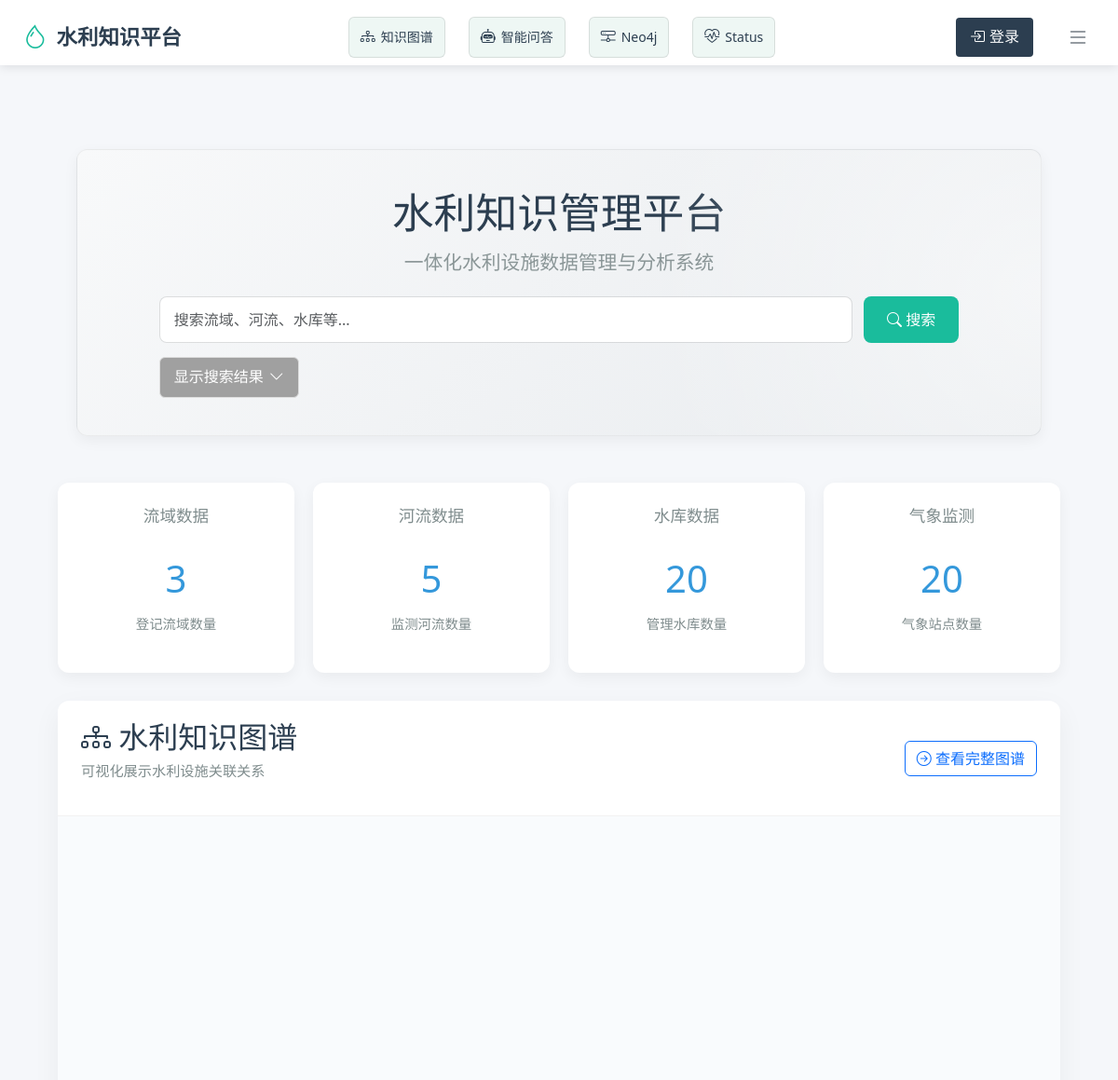
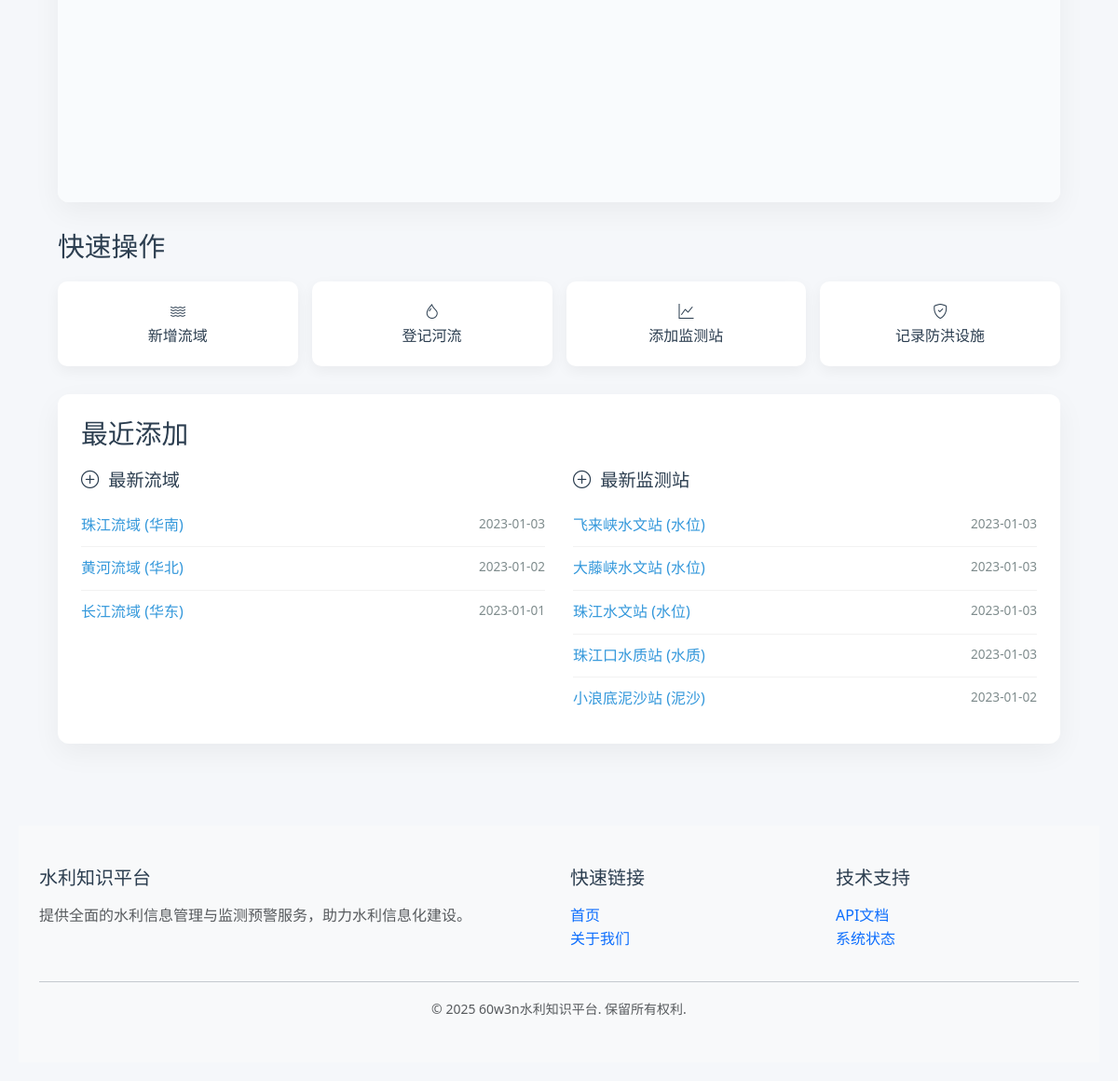
The page / on the database its author committed (2 pictures, top to bottom).
### app/models.py (models this page shows, shortened)
class Basin(db.Model):
    __tablename__ = 'basins'
    basin_id = db.Column(db.Integer, primary_key=True)
    name = db.Column(db.String(255), nullable=False)
    area = db.Column(db.Float, nullable=False)
    region = db.Column(db.String(255), nullable=False)
    created_at = db.Column(db.DateTime, default=datetime.utcnow)  # 新增字段
    created_at = db.Column(db.DateTime, default=datetime.utcnow)  # 新增字段
    rivers = db.relationship('River', back_populates='basin', cascade='all, delete-orphan')
    weather_stations = db.relationship('WeatherStation', back_populates='basin', cascade='all, delete-orphan')

class MonitoringStation(db.Model):
    __tablename__ = 'monitoring_stations'
    monitor_id = db.Column(db.Integer, primary_key=True)
    name = db.Column(db.String(255), nullable=False)
    type = db.Column(db.String(255), nullable=False)
    river_id = db.Column(db.Integer, db.ForeignKey('rivers.river_id'), nullable=True)
    reservoir_id = db.Column(db.Integer, db.ForeignKey('reservoirs.reservoir_id'), nullable=True)
    created_at = db.Column(db.DateTime, default=datetime.utcnow)  # 新增字段
    river = db.relationship('River', back_populates='monitoring_stations')
    reservoir = db.relationship('Reservoir', back_populates='monitoring_stations')

### app/routes/main.py (the view)
@main_bp.route('/')
def index():
    stats = {
        'basin_count': Basin.query.count(),
        'river_count': River.query.count(),
        'reservoir_count': Reservoir.query.count(),
        'station_count': WeatherStation.query.count(),
        'facility_count': FloodControlFacility.query.count(),
        'monitor_count': MonitoringStation.query.count()
    }
    recent_data = {
        'recent_basins': Basin.query.order_by(Basin.created_at.desc()).limit(5).all(),
        'recent_monitors': MonitoringStation.query.order_by(MonitoringStation.created_at.desc()).limit(5).all()
    }
    return render_template('index.html', **stats, **recent_data)

### app/templates/index.html (shortened to what this page needs)
{% extends "base.html" %}
{% block content %}
<link href="https://cdn.jsdelivr.net/npm/bootstrap@5.3.0/dist/css/bootstrap.min.css" rel="stylesheet">
<link rel="stylesheet" href="https://cdn.jsdelivr.net/npm/bootstrap-icons@1.10.0/font/bootstrap-icons.css">
<div class="dashboard">
<div class="dashboard">
    <section class="welcome-banner">
        <div class="welcome-content">
            <h1>水利知识管理平台</h1>
            <p class="subtitle">一体化水利设施数据管理与分析系统</p>
        </div>
        <div class="search-container">
            <div class="search-bar">
                <input type="text" id="searchInput" placeholder="搜索流域、河流、水库等..." class="form-control">
                <button onclick="searchEntities()" class="btn">
                    <i class="bi bi-search"></i> 搜索
                </button>
            </div>
            <div class="toggle-results-container">
                <button id="toggleResults" class="toggle-results-btn">
                    <span>显示搜索结果</span>
                    <i class="bi bi-chevron-down"></i>
                </button>
            </div>
        </div>
    </section>
</div>
    <div class="stats-cards">
        <div class="card">
            <h3><a href="{{ url_for('basin.list_basins') }}">流域数据</a></h3>
            <div class="stat">{{ basin_count }}</div>
            <p>登记流域数量</p>
        </div>
        <div class="card">
            <h3><a href="{{ url_for('river.list_rivers') }}">河流数据</a></h3>
            <div class="stat">{{ river_count }}</div>
            <p>监测河流数量</p>
        </div>
        <div class="card">
            <h3><a href="{{ url_for('reservoir.list_reservoirs') }}">水库数据</a></h3>
            <div class="stat">{{ reservoir_count }}</div>
            <p>管理水库数量</p>
        </div>
        <div class="card">
            <h3><a href="{{ url_for('station.list_stations') }}">气象监测</a></h3>
            <div class="stat">{{ station_count }}</div>
            <p>气象站点数量</p>
        </div>
    </div>
    <section class="knowledge-graph-section">
        <div class="graph-header">
            <div style="display: flex; justify-content: space-between; align-items: center;">
                <div>
                    <h2><i class="bi bi-diagram-3"></i> 水利知识图谱</h2>
                    <p>可视化展示水利设施关联关系</p>
                </div>
                <a href="{{ url_for('main.knowledge_graph') }}" class="btn btn-outline-primary">
                    <i class="bi bi-arrow-right-circle"></i> 查看完整图谱
                </a>
            </div>
        </div>
        <div id="graph-container">
            <svg id="graph-svg">
                <g id="zoomable-container"></g>
            </svg>
        </div>
    </section>
    <section class="quick-actions">
        <h2>快速操作</h2>
        <div class="action-buttons">
            <a href="{{ url_for('basin.create_basin') }}" class="action-btn">
                <i class="bi bi-water"></i>
                <span>新增流域</span>
            </a>
            <a href="{{ url_for('river.create_river') }}" class="action-btn">
                <i class="bi bi-droplet"></i>
                <span>登记河流</span>
            </a>
            <a href="{{ url_for('monitor.create_monitor') }}" class="action-btn">
                <i class="bi bi-graph-up"></i>
                <span>添加监测站</span>
            </a>
            <a href="{{ url_for('facility.create_facility') }}" class="action-btn">
                <i class="bi bi-shield-check"></i>
                <span>记录防洪设施</span>
            </a>
        </div>
    </section>
    <section class="recent-added">
        <h2>最近添加</h2>
        <div class="recent-items">
            <div class="recent-column">
                <h4><i class="bi bi-plus-circle"></i> 最新流域</h4>
                {% if recent_basins %}
                <ul>
                    {% for basin in recent_basins %}
                    <li>
                        <a href="{{ url_for('basin.edit_basin', basin_id=basin.basin_id) }}">
                            {{ basin.name }} ({{ basin.region }})
                        </a>
                        <span class="recent-time">{{ basin.created_at.strftime('%Y-%m-%d') if basin.created_at else '' }}</span>
                    </li>
                    {% endfor %}
                </ul>
                {% else %}
                <p class="no-data">暂无流域数据</p>
                {% endif %}
            </div>
            <div class="recent-column">
                <h4><i class="bi bi-plus-circle"></i> 最新监测站</h4>
                {% if recent_monitors %}
                <ul>
                    {% for monitor in recent_monitors %}
                    <li>
                        <a href="{{ url_for('monitor.edit_monitor', monitor_id=monitor.monitor_id) }}">
                            {{ monitor.name }} ({{ monitor.type }})
                        </a>
                        <span class="recent-time">{{ monitor.created_at.strftime('%Y-%m-%d') if monitor.created_at else '' }}</span>
                    </li>
                    {% endfor %}
                </ul>
                {% else %}
                <p class="no-data">暂无监测站数据</p>
                {% endif %}
            </div>
        </div>
    </section>
</div>
{% endblock %}

### app/templates/base.html (shortened to what this page needs)
<!DOCTYPE html>
<html lang="zh-CN">
<head>
    <link rel="stylesheet" href="{{ url_for('static', filename='style.css') }}">
    <link rel="stylesheet" href="https://cdn.jsdelivr.net/npm/bootstrap-icons@1.10.0/font/bootstrap-icons.css">
    <link href="https://cdn.jsdelivr.net/npm/bootstrap@5.1.3/dist/css/bootstrap.min.css" rel="stylesheet">
    <link rel="stylesheet" href="https://cdn.jsdelivr.net/npm/bootstrap-icons@1.8.0/font/bootstrap-icons.css">
    <link href="https://cdnjs.cloudflare.com/ajax/libs/font-awesome/5.15.4/css/all.min.css" rel="stylesheet">
    <link href="https://cdn.datatables.net/1.11.3/css/dataTables.bootstrap5.min.css" rel="stylesheet">
    <link rel="stylesheet" href="https://cdnjs.cloudflare.com/ajax/libs/font-awesome/6.4.0/css/all.min.css">
</head>
<body class="water-has-nav">
<nav class="water-nav" id="waterNav">
    <div class="water-nav-header">
        <a href="{{ url_for('main.index') }}" class="water-nav-brand">
            <i class="bi bi-droplet"></i>
            <span>水利知识平台</span>
        </a>
        <div class="water-nav-api-buttons">
            <a href="{{ url_for('main.knowledge_graph') }}" class="api-nav-button" title="知识图谱可视化">
                <i class="bi bi-diagram-3"></i>
                <span class="api-button-text">知识图谱</span>
            </a>
            <a href="{{ url_for('chat.index') }}" class="api-nav-button" title="智能问答机器人">
                <i class="bi bi-robot"></i>
                <span class="api-button-text">智能问答</span>
            </a>
            <a href="{{ url_for('neo4j.index') }}" class="api-nav-button" title="Neo4j索引接口">
                <i class="bi bi-hdd-network"></i>
                <span class="api-button-text">Neo4j</span>
            </a>
            <a href="{{ url_for('status.status_page') }}" class="api-nav-button" title="系统状态监测">
                <i class="bi bi-heart-pulse"></i>
                <span class="api-button-text">Status</span>
            </a>
        </div>
        <div class="user-auth-area">
            {% if current_user.is_authenticated %}
            <div class="user-dropdown">
                <button class="user-profile">
                    <div class="user-avatar">
                        {{ current_user.username[0]|upper }}
                    </div>
                    <span class="user-name">{{ current_user.username }}</span>
                    {% if current_user.is_admin %}
                    <span class="admin-badge">Admin</span>
                    {% endif %}
                    <i class="bi bi-chevron-down ml-1"></i>
                </button>
                <div class="dropdown-menu">
                    <div class="dropdown-header">用户中心</div>
                    <a href="{{ url_for('auth.profile') }}" class="dropdown-item">
                        <i class="bi bi-person"></i> 个人资料
                    </a>
                    <a href="{{ url_for('auth.change_password') }}" class="dropdown-item">
                        <i class="bi bi-gear"></i> 账户设置
                    </a>
                    {% if current_user.is_admin %}
                    <div class="dropdown-divider"></div>
                    <div class="dropdown-header">管理面板</div>
                    <a href="{{ url_for('admin.users') }}" class="dropdown-item">
                        <i class="bi bi-people"></i> 用户管理
                    </a>
                    <a href="{{ url_for('admin.dashboard') }}" class="dropdown-item">
                        <i class="bi bi-speedometer2"></i> 系统仪表盘
                    </a>
                    {% endif %}
                    <div class="dropdown-divider"></div>
                    <a href="{{ url_for('auth.logout') }}" class="dropdown-item">
                        <i class="bi bi-box-arrow-right"></i> 注销登录
                    </a>
                </div>
            </div>
            {% else %}
            <a href="{{ url_for('auth.login') }}" class="login-button">
                <i class="bi bi-box-arrow-in-right"></i>
                <span>登录</span>
            </a>
            {% endif %}
        </div>
        <button class="water-nav-toggle" id="waterNavToggle">
            <i class="bi bi-list"></i>
        </button>
    </div>
</nav>
<div class="container">
    <main>
        {% block content %}{% endblock %}
    </main>
</div>
<footer class="bg-light py-4 mt-5">
    <div class="container">
        <div class="row">
            <div class="col-md-6">
                <h5 class="mb-3">水利知识平台</h5>
                <p class="text-muted">
                    提供全面的水利信息管理与监测预警服务，助力水利信息化建设。
                </p>
            </div>
            <div class="col-md-3">
                <h5 class="mb-3">快速链接</h5>
                <ul class="list-unstyled">
                    <li><a href="{{ url_for('main.index') }}" class="text-decoration-none">首页</a></li>
                    <li><a href="{{ url_for('main.about') }}" class="text-decoration-none">关于我们</a></li>
                </ul>
            </div>
            <div class="col-md-3">
                <h5 class="mb-3">技术支持</h5>
                <ul class="list-unstyled">
                    <li><a href="{{ url_for('main.debug_routes') }}" class="text-decoration-none">API文档</a></li>
                    <li><a href="{{ url_for('status.status_page') }}" class="text-decoration-none">系统状态</a></li>
                </ul>
            </div>
        </div>
        <hr>
        <div class="text-center text-muted">
            <small>© 2025 60w3n水利知识平台. 保留所有权利.</small>
        </div>
    </div>
</footer>
</body>
</html>

### app/static/style.css (style rules this page uses)
body { font-family: Arial, sans-serif; line-height: 1.6; margin: 0; padding: 20px; color: #333; }
nav { background: #f4f4f4; padding: 10px; margin-bottom: 20px; }
nav a { margin-right: 15px; text-decoration: none; color: #333; }
input[type="text"], input[type="number"], select { padding: 8px; width: 300px; border: 1px solid #ddd; border-radius: 4px; }
button, .btn { padding: 8px 15px; background: #007bff; color: white; border: none; border-radius: 4px; cursor: pointer; text-decoration: none; }
.container { max-width: 1200px; margin: 0 auto; padding: 20px; }
.dashboard { max-width: 1200px; margin: 0 auto; padding: 20px; }
.welcome-banner { text-align: center; margin-bottom: 30px; padding: 20px; background-color: #e3f2fd; border-radius: 8px; }
.welcome-banner h1 { margin-bottom: 5px; color: #1976d2; }
.subtitle { font-size: 1.1em; color: #666; }
.stats-cards { display: grid; grid-template-columns: repeat(auto-fit, minmax(200px, 1fr)); gap: 20px; margin-bottom: 30px; }
.card { background: white; border-radius: 8px; padding: 20px; box-shadow: 0 2px 5px rgba(0,0,0,0.1); text-align: center; }
.card h3 { margin-top: 0; font-size: 1.1em; }
.card h3 a { color: #333; text-decoration: none; }
.card .stat { font-size: 2.5em; font-weight: bold; color: #1976d2; margin: 10px 0; }
.quick-actions { margin-bottom: 30px; }
.action-buttons { display: grid; grid-template-columns: repeat(auto-fit, minmax(200px, 1fr)); gap: 15px; }
.action-btn { background: white; border-radius: 8px; padding: 15px; box-shadow: 0 2px 5px rgba(0,0,0,0.1); text-align: center; text-decoration: none; color: #333; display: flex; flex-direction: column; align-items: center; }
.recent-added { background: white; border-radius: 8px; padding: 20px; box-shadow: 0 2px 5px rgba(0,0,0,0.1); }
.recent-items { display: grid; grid-template-columns: repeat(auto-fit, minmax(300px, 1fr)); gap: 30px; }
.recent-column h4 { margin-top: 0; display: flex; align-items: center; gap: 10px; }
.recent-column ul { list-style: none; padding: 0; }
.recent-column li { padding: 8px 0; border-bottom: 1px solid #eee; display: flex; justify-content: space-between; }
.recent-column a { color: #1976d2; text-decoration: none; }
.recent-time { color: #666; font-size: 0.9em; }

### rows shown on the page
Basin: name "珠江流域", region "华南", created_at "2023-01-03"
Basin: name "黄河流域", region "华北", created_at "2023-01-02"
Basin: name "长江流域", region "华东", created_at "2023-01-01"
MonitoringStation: name "飞来峡水文站", type "水位", created_at "2023-01-03"
MonitoringStation: name "大藤峡水文站", type "水位", created_at "2023-01-03"
MonitoringStation: name "珠江水文站", type "水位", created_at "2023-01-03"
MonitoringStation: name "珠江口水质站", type "水质", created_at "2023-01-03"
MonitoringStation: name "小浪底泥沙站", type "泥沙", created_at "2023-01-02"

### other values the page prints
{{ basin_count }} "3"
{{ river_count }} "5"
{{ reservoir_count }} "20"
{{ station_count }} "20"
